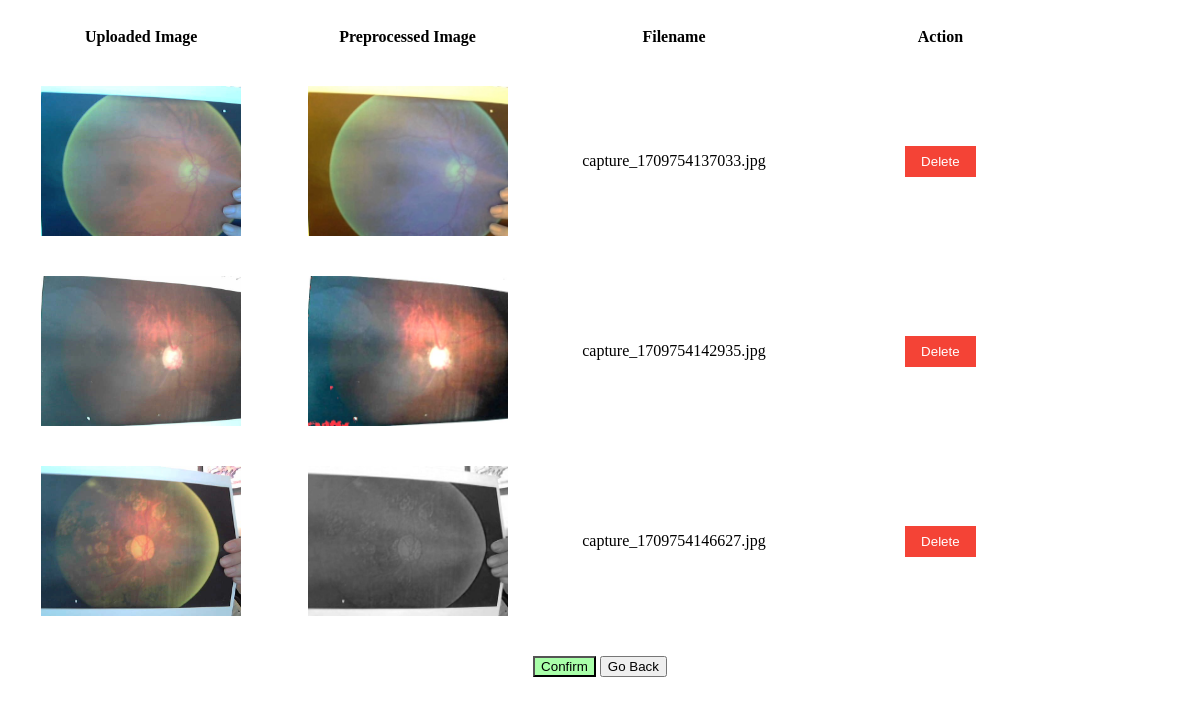
The page /review/ (signed in) on the database its author committed.
### capstone_UI_app/models.py (models this page shows, shortened)
class UploadedImage(models.Model):
    image = models.ImageField(upload_to='images/')
    upload_date = models.DateTimeField(auto_now_add=True)

class PreprocessedImage(models.Model):
    original_image = models.OneToOneField(UploadedImage, on_delete=models.CASCADE, related_name='preprocessed_image')
    image = models.ImageField(upload_to=overwrite_filename)

### capstone_UI_app/views.py (the view)
# urls.py: path('review/',views.review_view, name="review"),
@login_required(login_url='/')
def review_view(request):
    all_images = UploadedImage.objects.prefetch_related('preprocessed_image').all()
    context = {'images': all_images}
    return render(request, 'review.html', context)

### capstone_UI_app/templates/review.html (shortened to what this page needs)
<div id="content">
  <table>
    <thead>
      <tr>
        <th>Uploaded Image</th>
        <th>Preprocessed Image</th>
        <th>Filename</th>
        <th>Action</th>
      </tr>
    </thead>
    <tbody>
      {% for image in images %}
      <tr>
        <td><img class="review-img" src="{{ image.image.url }}" alt="Uploaded Image"></td>
        <td><img class="review-img" src="{{ image.preprocessed_image.image.url }}" alt="Preprocessed Image"></td>
        <td>{{ image.image.name|cut:"images/" }}</td>
        <td>
          <button class="remove-btn" hx-post="{% url 'delete_image_review' image.id %}"
                  hx-swap="outerHTML" hx-target="#content">
            Delete
          </button>
        </td>
      </tr>
      {% endfor %}
    </tbody>
  </table>
  <div style="text-align: center; margin-top: 20px;">
    <button
      style="background-color: rgb(169, 255, 169);"
      type="button"
      hx-post="{% url 'run_inference' %}"
      hx-trigger="click"
      hx-swap="outerHTML"
      hx-target="#content"
      >
      Confirm
    </button>
    <button
      type="button"
      hx-post="{% url 'preprocess' %}"
      hx-trigger="click"
      hx-swap="outerHTML"
      hx-target="#content"
      >
      Go Back
    </button>
  </div>
</div>

### capstone_UI_app/templates/review.html (style rules this page uses)
table { width: 90%; border-collapse: collapse; text-align: center; table-layout: fixed; }
th, td { padding: 20px; border: none; }
.remove-btn { background-color: #f44336; color: white; border: none; padding: 8px 16px; cursor: pointer; }
.review-img { width: auto; height: 150px; max-width: none; }

### rows shown on the page
UploadedImage: image (picture), preprocessed_image.image (picture), image.name "capture_1709754137033.jpg"
UploadedImage: image (picture), preprocessed_image.image (picture), image.name "capture_1709754142935.jpg"
UploadedImage: image (picture), preprocessed_image.image (picture), image.name "capture_1709754146627.jpg"
